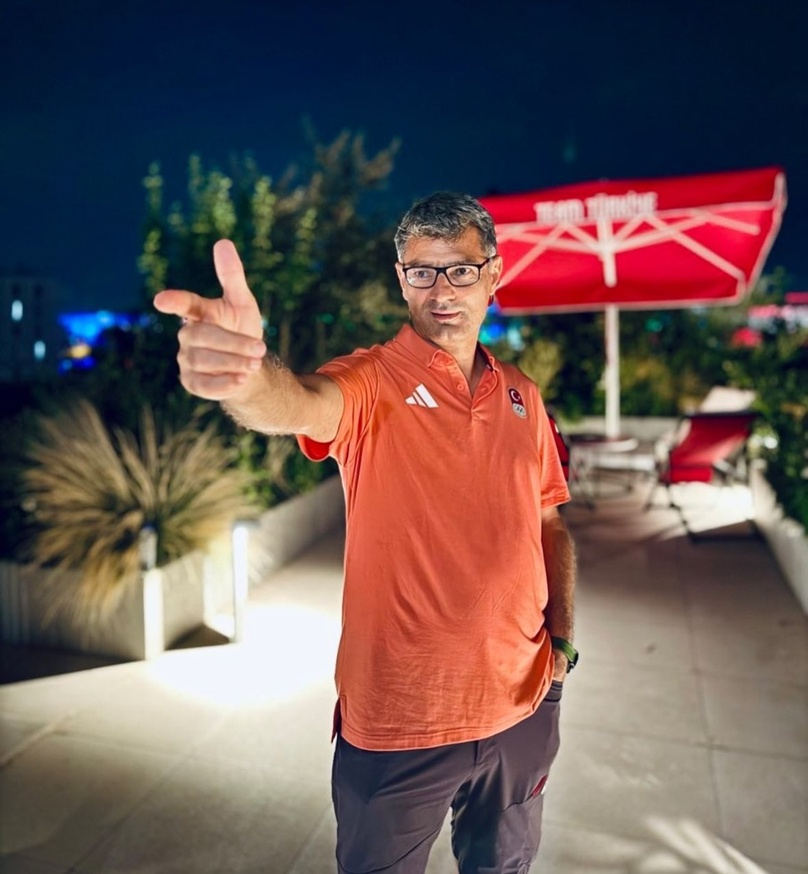
#> input picture 02-gray_image/yusufdikec.jpg, 808 x 874 px, shrunk from 1179 x 1275 before the run
$ python gray_image.py
#> lines starting #> are read from the running program, lines starting #| are printed output that depends on the picture
import cv2 as cv

image_path = "yusufdikec.jpg"
image = cv.imread(image_path)
#> image is the input picture: shape (874, 808, 3); mean B, G, R 84.7, 85.8, 105.9

if image is None:
    print("Resim yüklenemedi. Dosya yolunu ve dosya bütünlüğünü kontrol edin.")
else:
    print("Resim başarıyla yüklendi.")

cv.namedWindow("colored",cv.WINDOW_AUTOSIZE)
cv.imshow("colored",image)
cv.waitKey(1)

#cvtColor

gray=cv.cvtColor(image,cv.COLOR_BGR2GRAY)
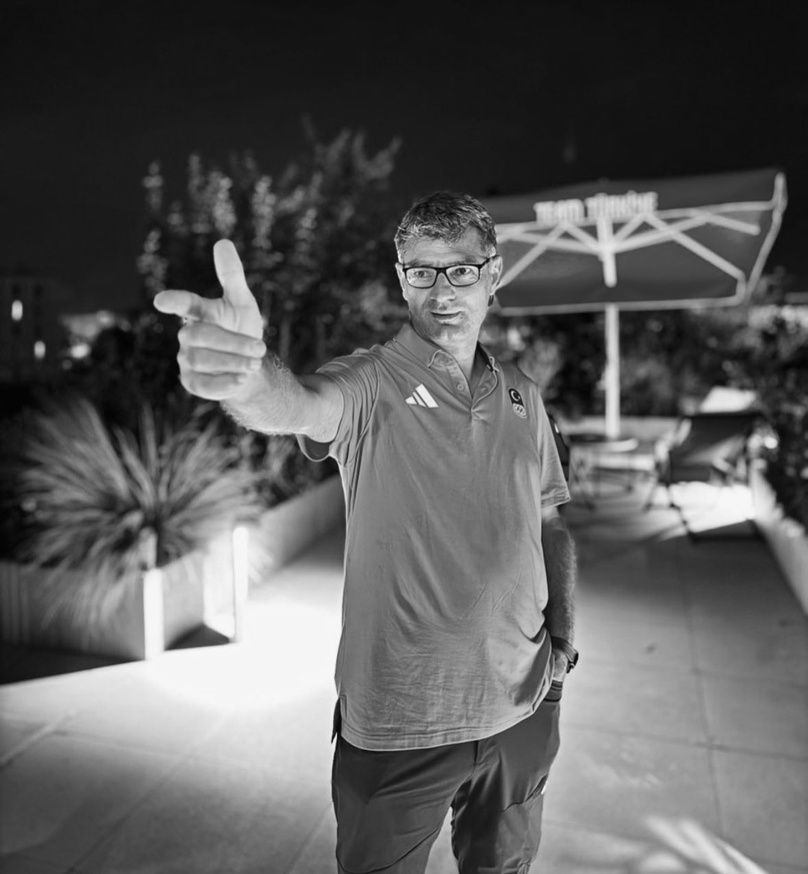
#> gray: shape (874, 808); min 2, max 251, mean 91.7

cv.imshow("gray", gray)
cv.waitKey(0)

#imwrite
cv.imwrite("gray_yusufdikec.png", gray)
cv.destroyAllWindows()

image = cv.imread(image_path,cv.IMREAD_GRAYSCALE)
#> image: shape (874, 808); min 2, max 252, mean 91.7
cv.namedWindow("gray",cv.WINDOW_AUTOSIZE)
cv.imshow("gray",image)
cv.waitKey(0)
